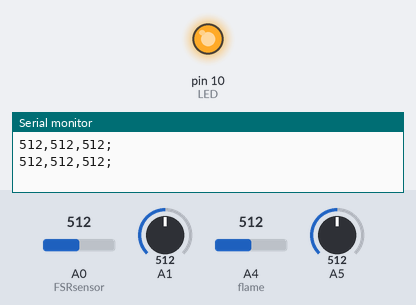
A sketch run on a simulated Arduino Uno, built with avr-gcc and run on an emulated ATmega328P. On the bench: output pins drawn as LEDs (lit = HIGH), the last lines printed to the serial monitor. Inputs (shaded band) come from the test bench; at power-on: A4 (flame) = 512, A0 (FSRsensor) = 512, A1 = 512, A5 = 512.

Above: at 1.8 s.
1.9 s: A4 (flame) set to 985
3.4 s: A4 (flame) set to 1014
At 5.0 s:
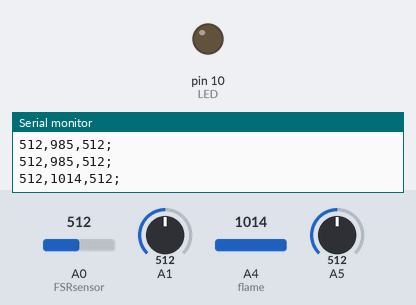
5.5 s: A4 (flame) set to 992
At 6.8 s:
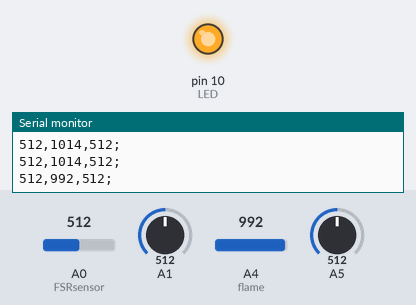
7.5 s: A4 (flame) set to 1010
At 8.5 s:
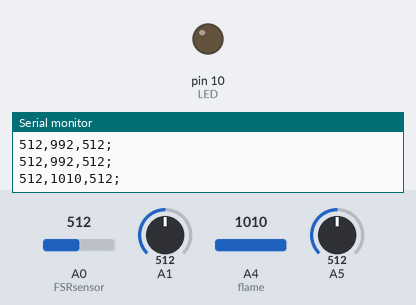
Timing chart, 0 to 10.5 s (numbered marks = the images above; inputs shaded):
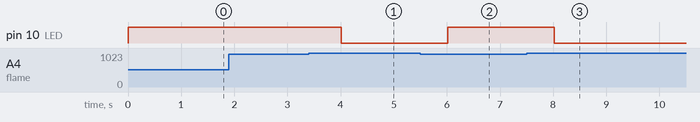

The sketch:

commu4.ino
```cpp
#include <SoftwareSerial.h>
SoftwareSerial RPI(2,3); // RXD=2, TXD=3


int flame = A4;
int LED = 10;

int FSRsensor = A0;
int value = 0;

void setup() {
  Serial.begin(9600);
  RPI.begin(115200);

  // 불꽃감지센서 핀모드
  pinMode(flame, INPUT);
  pinMode(LED, OUTPUT);
}

void loop() {
  // 조도센서의 값 받기
  int cds = analogRead(A1);

  // 불꽃 감지 센서 값 받기
  int fire = analogRead(flame);

  int nothing =  analogRead(A5);

  // 불꽃 감지 센서가 감지하면 LED 켜기
  if(fire < 1000) {
    digitalWrite(LED, HIGH);
//    Serial.println("FIRE!!");
  }
  else{
    digitalWrite(LED, LOW);
//    Serial.println("No Fire");
  }

  value = analogRead(FSRsensor);

String iStr(cds);
  // 센서들의 값 보내기
  // 조도센서 + 불꽃감지센서
  RPI.print(iStr);
  RPI.print(",");
  RPI.print(fire);
  RPI.print(",");
  RPI.print(value);
  RPI.print(";");


  // 시리얼 모니터로 확인
  Serial.print(iStr);
  Serial.print(",");
  Serial.print(fire);
  Serial.print(",");
  Serial.print(value);
  Serial.println(";");

  delay(1000);
}
```

Measured:
- the behaviour switches between 999 and 1000 on A4 (flame) (found by bisection; images 0 and 1)
- after the input at 3.4 s, pin 10 (LED): HIGH → LOW after 0.61 s
- after the input at 5.5 s, pin 10 (LED): LOW → HIGH after 0.51 s
- after the input at 7.5 s, pin 10 (LED): HIGH → LOW after 0.52 s
